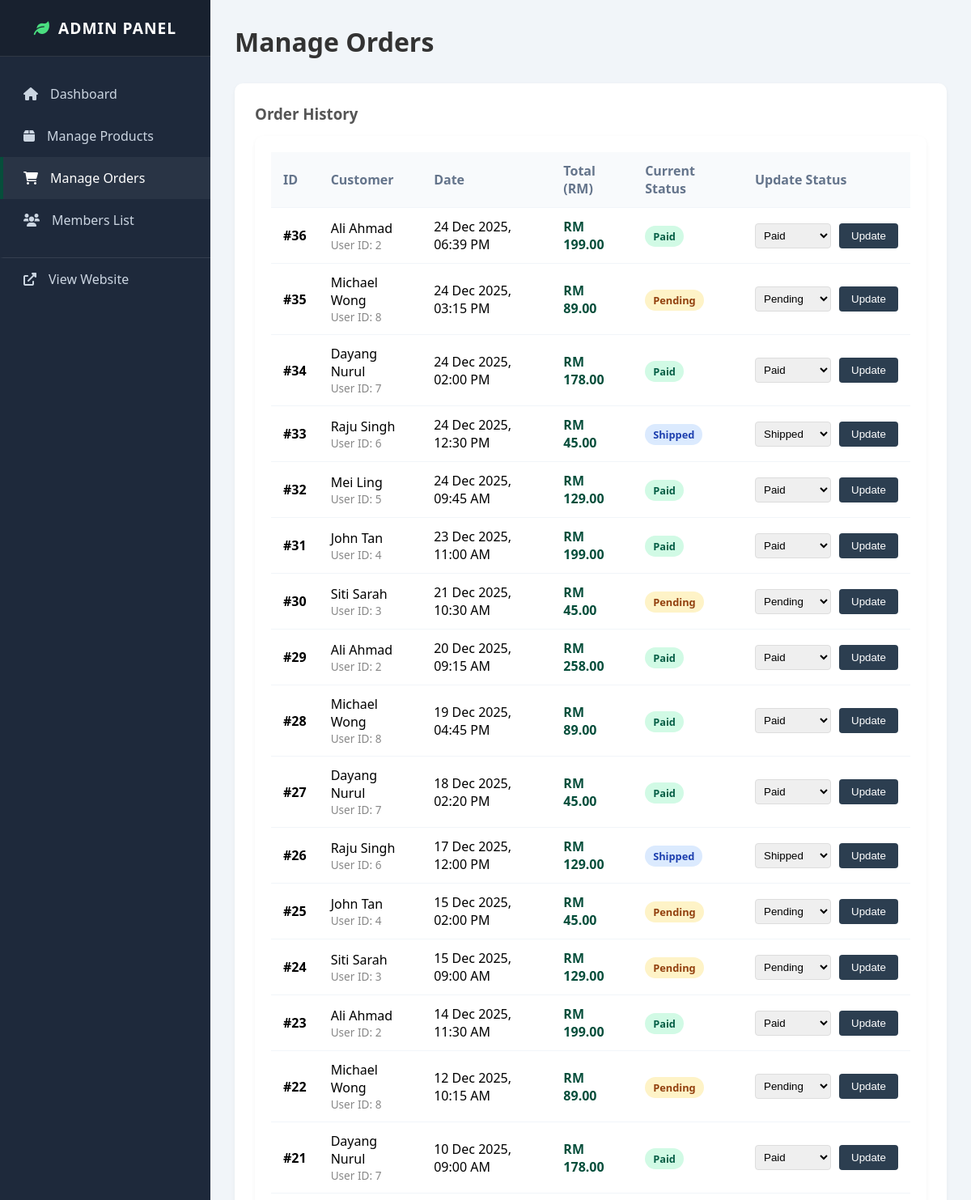
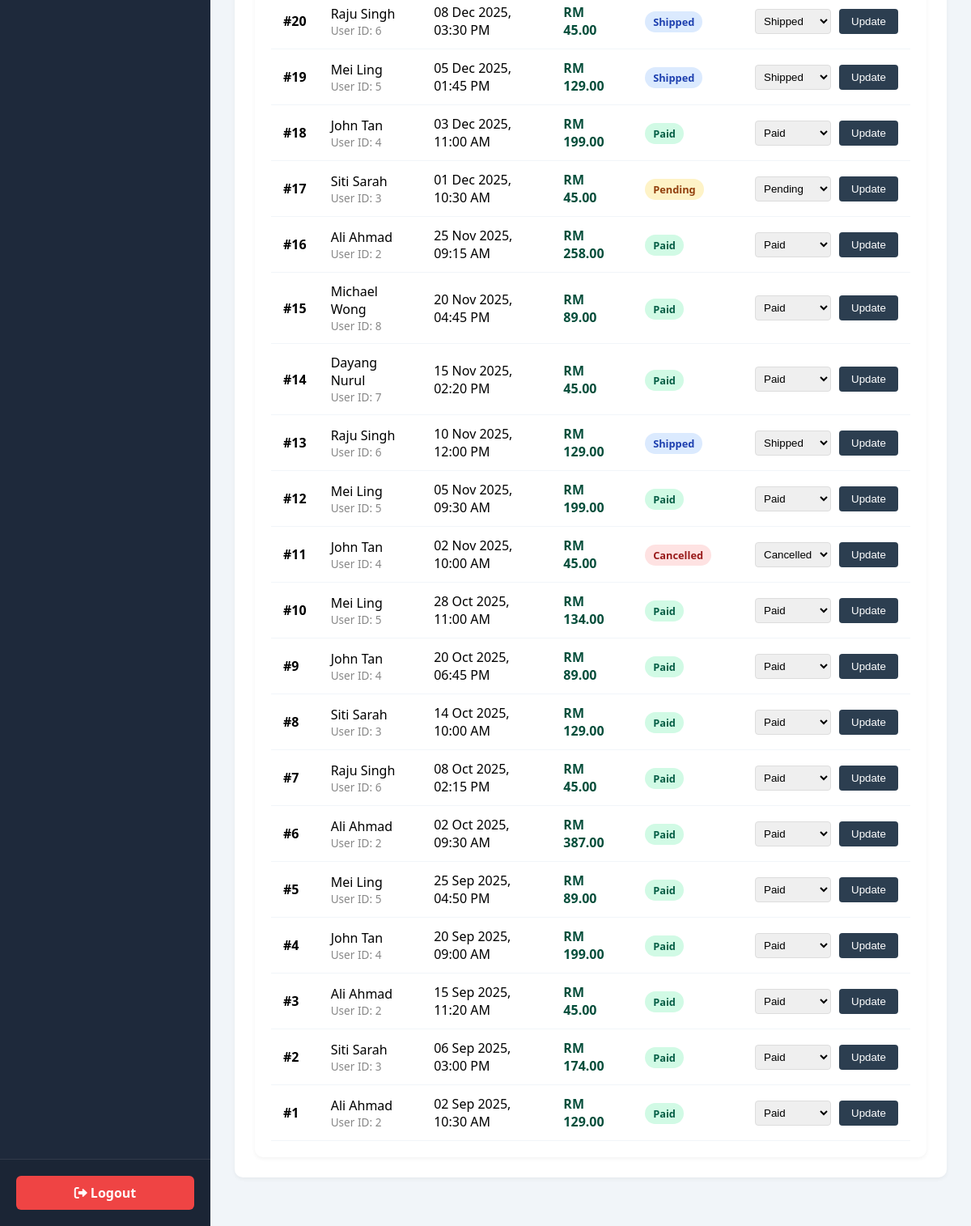
The app's page /admin/orders.php (signed in) with its own data (2 pictures, top to bottom).
### tables this page shows
CREATE TABLE orders (
    order_id INT AUTO_INCREMENT PRIMARY KEY,
    user_id INT NOT NULL,
    total_amount DECIMAL(10,2) NOT NULL,
    order_date TIMESTAMP DEFAULT CURRENT_TIMESTAMP,
    status ENUM('Pending', 'Paid', 'Shipped', 'Cancelled') DEFAULT 'Paid',
    FOREIGN KEY (user_id) REFERENCES users(user_id)
);

CREATE TABLE users (
    user_id INT AUTO_INCREMENT PRIMARY KEY,
    full_name VARCHAR(100) NOT NULL,
    email VARCHAR(100) NOT NULL UNIQUE,
    password VARCHAR(255) NOT NULL, 
    phone_number VARCHAR(20),
    otp_code VARCHAR(10) DEFAULT NULL,
    role ENUM('member', 'admin') DEFAULT 'member',
    address TEXT,
    created_at TIMESTAMP DEFAULT CURRENT_TIMESTAMP
);

### admin/orders.php (the view, shortened to what this page needs)
<?php
include '../includes/db_connect.php';
$query = "SELECT o.order_id, o.user_id, o.total_amount, o.order_date, o.status, u.full_name
          FROM orders o
          INNER JOIN users u ON o.user_id = u.user_id
          ORDER BY o.order_id DESC";
$result = mysqli_query($conn, $query);
?>
<?php include 'includes/header.php'; ?>
    <div class="admin-header">
        <h1 style="color: #333; margin: 0;">Manage Orders</h1>
        </div>
    <div class="card">
        <h3 style="color:#555; margin-top:0; margin-bottom:15px;">Order History</h3>
        <div class="table-responsive">
            <table>
                <thead>
                    <tr>
                        <th>ID</th>
                        <th>Customer</th>
                        <th>Date</th>
                        <th>Total (RM)</th>
                        <th>Current Status</th>
                        <th>Update Status</th>
                    </tr>
                </thead>
                <tbody>
                    <?php if (mysqli_num_rows($result) > 0): ?>
                        <?php while ($order = mysqli_fetch_assoc($result)): ?>
                        <tr>
                            <td><strong>#<?php echo htmlspecialchars($order['order_id']); ?></strong></td>
                            <td>
                                <?php echo htmlspecialchars($order['full_name']); ?>
                                <div style="font-size: 0.85rem; color:#888;">User ID: <?php echo $order['user_id']; ?></div>
                            </td>
                            <td><?php echo date('d M Y, h:i A', strtotime($order['order_date'])); ?></td>
                            <td style="font-weight:bold; color:#064e3b;">
                                RM <?php echo number_format($order['total_amount'], 2); ?>
                            </td>
                            <td>
                                <?php
                                    $statusClass = 'status-pending';
                                    if($order['status'] == 'Paid') $statusClass = 'status-paid';
                                    if($order['status'] == 'Shipped') $statusClass = 'status-shipped';
                                    if($order['status'] == 'Cancelled') $statusClass = 'status-cancelled';
                                ?>
                                <span class="<?php echo $statusClass; ?>">
                                    <?php echo htmlspecialchars($order['status']); ?>
                                </span>
                            </td>
                            <td>
                                <form method="POST" style="display:flex; gap:10px; align-items:center;">
                                    <select name="status" style="padding:6px; border-radius:4px; border:1px solid #ddd; cursor:pointer;">
                                        <option value="Pending" <?php echo ($order['status'] == 'Pending') ? 'selected' : ''; ?>>Pending</option>
                                        <option value="Paid" <?php echo ($order['status'] == 'Paid') ? 'selected' : ''; ?>>Paid</option>
                                        <option value="Shipped" <?php echo ($order['status'] == 'Shipped') ? 'selected' : ''; ?>>Shipped</option>
                                        <option value="Cancelled" <?php echo ($order['status'] == 'Cancelled') ? 'selected' : ''; ?>>Cancelled</option>
                                    </select>
                                    <button type="submit" class="btn-action" style="background:#2c3e50;">
                                        Update
                                    </button>
                                </form>
                            </td>
                        </tr>
                        <?php endwhile; ?>
                    <?php else: ?>
                        <tr><td colspan="6" style="text-align:center; padding:20px;">No orders found.</td></tr>
                    <?php endif; ?>
                </tbody>
            </table>
        </div>
    </div>
<?php include 'includes/footer.php'; ?>

### css/admin.css (style rules this page uses)
:root { --admin-dark: #1e293b; --admin-green: #064e3b; --admin-light: #f1f5f9; --sidebar-width: 260px; --header-height: 70px; }
* { box-sizing: border-box; }
body { background-color: var(--admin-light); font-family: 'Segoe UI', Tahoma, Geneva, Verdana, sans-serif; margin: 0; padding: 0; overflow-x: hidden; }
.admin-header { display: flex; justify-content: space-between; align-items: center; margin-bottom: 30px; gap: 20px; }
.card { background: white; padding: 25px; border-radius: 10px; box-shadow: 0 2px 5px rgba(0,0,0,0.05); margin-bottom: 30px; }
.table-responsive { overflow-x: auto; background: white; border-radius: 10px; box-shadow: 0 2px 5px rgba(0,0,0,0.05); padding: 20px; }
table { width: 100%; border-collapse: collapse; min-width: 600px; }
th, td { padding: 12px 15px; text-align: left; border-bottom: 1px solid #f1f5f9; }
th { background-color: #f8fafc; color: #64748b; font-weight: 600; }
.status-paid { background: #d1fae5; color: #065f46; padding: 4px 10px; border-radius: 15px; font-weight: bold; font-size: 0.8rem; white-space: nowrap; }
.status-pending { background: #fef3c7; color: #92400e; padding: 4px 10px; border-radius: 15px; font-weight: bold; font-size: 0.8rem; white-space: nowrap; }
.status-shipped { background: #dbeafe; color: #1e40af; padding: 4px 10px; border-radius: 15px; font-weight: bold; font-size: 0.8rem; white-space: nowrap; }
.status-cancelled { background: #fee2e2; color: #991b1b; padding: 4px 10px; border-radius: 15px; font-weight: bold; font-size: 0.8rem; white-space: nowrap; }
.btn-action { padding: 8px 15px; background: #333; color: white; border: none; border-radius: 4px; cursor: pointer; text-decoration: none; white-space: nowrap; }

### records on screen
orders: order_id "36", user.full_name "Ali Ahmad", user "2", order_date "24 Dec 2025, 06:39 PM", total_amount "199.00", status "Paid"
orders: order_id "35", user.full_name "Michael Wong", user "8", order_date "24 Dec 2025, 03:15 PM", total_amount "89.00", status "Pending"
orders: order_id "34", user.full_name "Dayang Nurul", user "7", order_date "24 Dec 2025, 02:00 PM", total_amount "178.00", status "Paid"
orders: order_id "33", user.full_name "Raju Singh", user "6", order_date "24 Dec 2025, 12:30 PM", total_amount "45.00", status "Shipped"
orders: order_id "32", user.full_name "Mei Ling", user "5", order_date "24 Dec 2025, 09:45 AM", total_amount "129.00", status "Paid"
orders: order_id "31", user.full_name "John Tan", user "4", order_date "23 Dec 2025, 11:00 AM", total_amount "199.00", status "Paid"
orders: order_id "30", user.full_name "Siti Sarah", user "3", order_date "21 Dec 2025, 10:30 AM", total_amount "45.00", status "Pending"
orders: order_id "29", user.full_name "Ali Ahmad", user "2", order_date "20 Dec 2025, 09:15 AM", total_amount "258.00", status "Paid"
orders: order_id "28", user.full_name "Michael Wong", user "8", order_date "19 Dec 2025, 04:45 PM", total_amount "89.00", status "Paid"
orders: order_id "27", user.full_name "Dayang Nurul", user "7", order_date "18 Dec 2025, 02:20 PM", total_amount "45.00", status "Paid"
orders: order_id "26", user.full_name "Raju Singh", user "6", order_date "17 Dec 2025, 12:00 PM", total_amount "129.00", status "Shipped"
orders: order_id "25", user.full_name "John Tan", user "4", order_date "15 Dec 2025, 02:00 PM", total_amount "45.00", status "Pending"
orders: order_id "24", user.full_name "Siti Sarah", user "3", order_date "15 Dec 2025, 09:00 AM", total_amount "129.00", status "Pending"
orders: order_id "23", user.full_name "Ali Ahmad", user "2", order_date "14 Dec 2025, 11:30 AM", total_amount "199.00", status "Paid"
orders: order_id "22", user.full_name "Michael Wong", user "8", order_date "12 Dec 2025, 10:15 AM", total_amount "89.00", status "Pending"
orders: order_id "21", user.full_name "Dayang Nurul", user "7", order_date "10 Dec 2025, 09:00 AM", total_amount "178.00", status "Paid"
orders: order_id "20", user.full_name "Raju Singh", user "6", order_date "08 Dec 2025, 03:30 PM", total_amount "45.00", status "Shipped"
orders: order_id "19", user.full_name "Mei Ling", user "5", order_date "05 Dec 2025, 01:45 PM", total_amount "129.00", status "Shipped"
orders: order_id "18", user.full_name "John Tan", user "4", order_date "03 Dec 2025, 11:00 AM", total_amount "199.00", status "Paid"
orders: order_id "17", user.full_name "Siti Sarah", user "3", order_date "01 Dec 2025, 10:30 AM", total_amount "45.00", status "Pending"
orders: order_id "16", user.full_name "Ali Ahmad", user "2", order_date "25 Nov 2025, 09:15 AM", total_amount "258.00", status "Paid"
orders: order_id "15", user.full_name "Michael Wong", user "8", order_date "20 Nov 2025, 04:45 PM", total_amount "89.00", status "Paid"
orders: order_id "14", user.full_name "Dayang Nurul", user "7", order_date "15 Nov 2025, 02:20 PM", total_amount "45.00", status "Paid"
orders: order_id "13", user.full_name "Raju Singh", user "6", order_date "10 Nov 2025, 12:00 PM", total_amount "129.00", status "Shipped"
orders: order_id "12", user.full_name "Mei Ling", user "5", order_date "05 Nov 2025, 09:30 AM", total_amount "199.00", status "Paid"
orders: order_id "11", user.full_name "John Tan", user "4", order_date "02 Nov 2025, 10:00 AM", total_amount "45.00", status "Cancelled"
orders: order_id "10", user.full_name "Mei Ling", user "5", order_date "28 Oct 2025, 11:00 AM", total_amount "134.00", status "Paid"
orders: order_id "9", user.full_name "John Tan", user "4", order_date "20 Oct 2025, 06:45 PM", total_amount "89.00", status "Paid"
orders: order_id "8", user.full_name "Siti Sarah", user "3", order_date "14 Oct 2025, 10:00 AM", total_amount "129.00", status "Paid"
orders: order_id "7", user.full_name "Raju Singh", user "6", order_date "08 Oct 2025, 02:15 PM", total_amount "45.00", status "Paid"
orders: order_id "6", user.full_name "Ali Ahmad", user "2", order_date "02 Oct 2025, 09:30 AM", total_amount "387.00", status "Paid"
orders: order_id "5", user.full_name "Mei Ling", user "5", order_date "25 Sep 2025, 04:50 PM", total_amount "89.00", status "Paid"
orders: order_id "4", user.full_name "John Tan", user "4", order_date "20 Sep 2025, 09:00 AM", total_amount "199.00", status "Paid"
orders: order_id "3", user.full_name "Ali Ahmad", user "2", order_date "15 Sep 2025, 11:20 AM", total_amount "45.00", status "Paid"
orders: order_id "2", user.full_name "Siti Sarah", user "3", order_date "06 Sep 2025, 03:00 PM", total_amount "174.00", status "Paid"
orders: order_id "1", user.full_name "Ali Ahmad", user "2", order_date "02 Sep 2025, 10:30 AM", total_amount "129.00", status "Paid"
